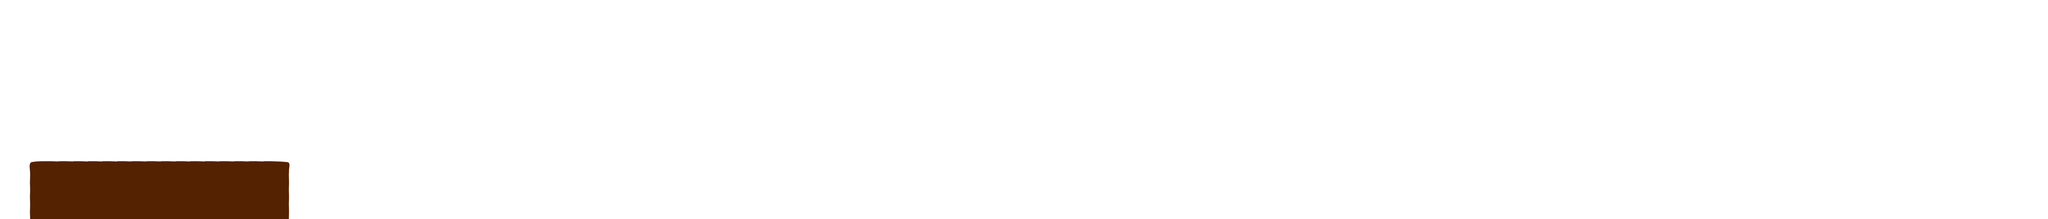

The image is a tile-based game level rendered from a .tmx file. Its description and source (layers, tilesets, objects; grid data summarised) follow:
An orthogonal 140x15 tile map with 32x32 px tiles, 1 tile layer (Camada de Tiles 1).

<map version="1.0" orientation="orthogonal" width="140" height="15" tilewidth="32" tileheight="32" backgroundcolor="#ffffff">
 <tileset firstgid="1" name="tiles" tilewidth="32" tileheight="32">
  <image source="tiles.png" width="667" height="161" />
 </tileset>
 <layer name="Camada de Tiles 1" width="140" height="15">
  <data>[2100 cells, 72 non-empty, 6 distinct tile ids]</data>
 </layer>
 <objectgroup name="objects" width="140" height="15" />
</map>
